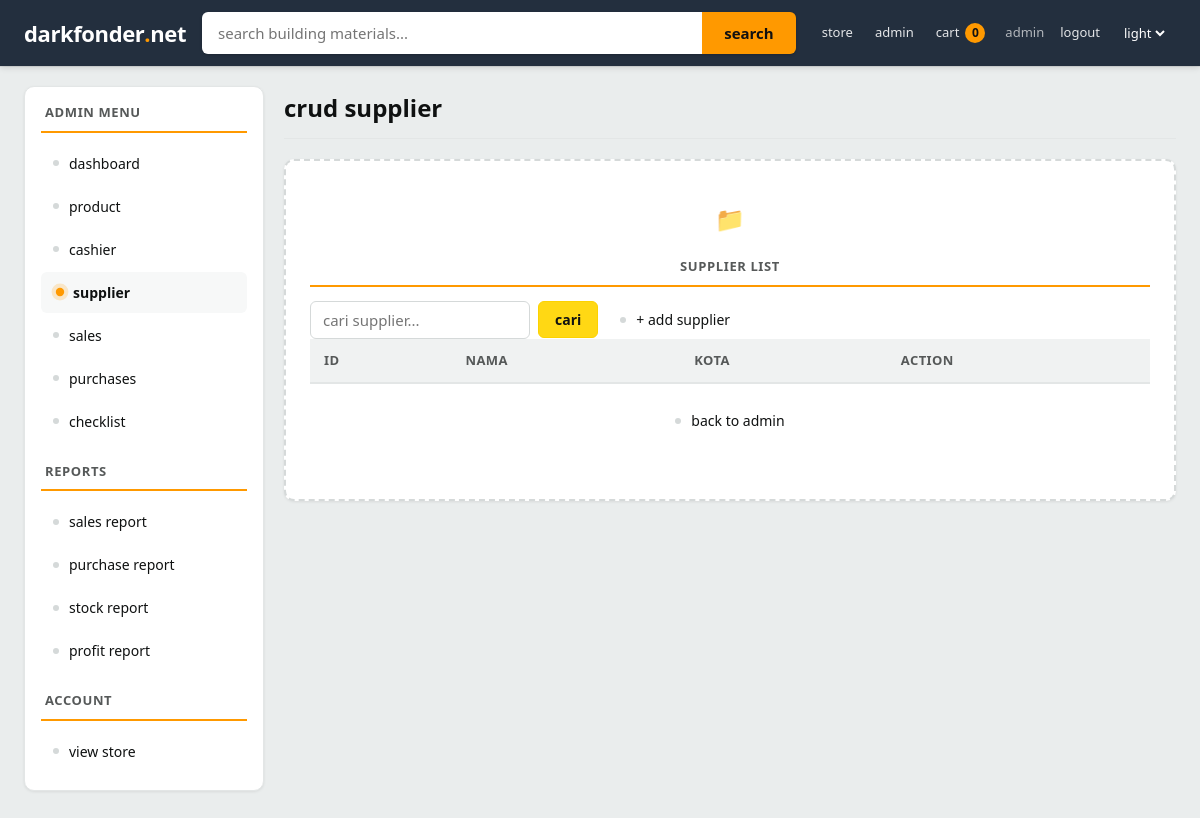
Before: /admin/supplier/supplier.php (signed in) with the older database file.
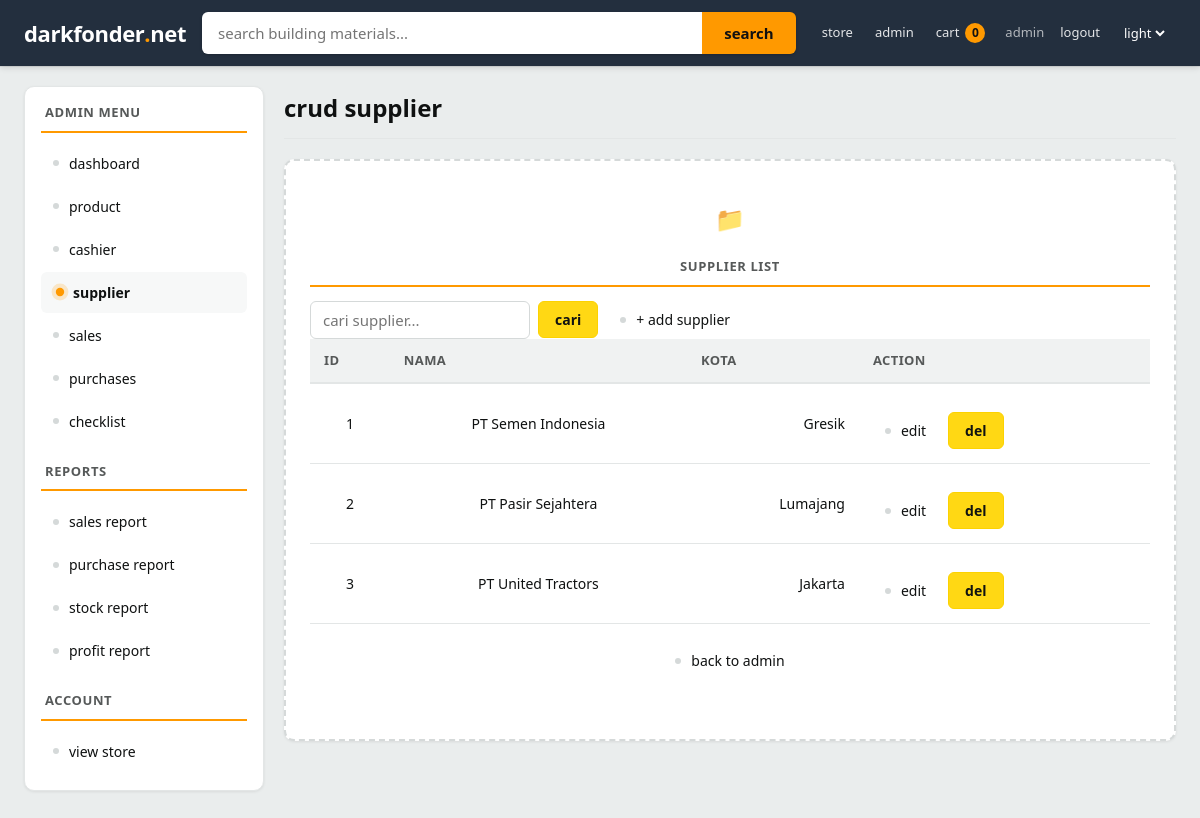
After: the same page with the newer database file.
### tables this page shows
CREATE TABLE IF NOT EXISTS supplier (
    id_supplier INT AUTO_INCREMENT PRIMARY KEY,
    nama_supplier VARCHAR(50) UNIQUE NOT NULL,
    kota VARCHAR(30) DEFAULT NULL
);

### admin/supplier/supplier.php (the view, shortened to what this page needs)
<?php
require_once __DIR__ . '/../../config/database.php';
$cari = trim($_GET['cari'] ?? '');
if ($cari !== '') {
    $stmt = mysqli_prepare($koneksi, 'SELECT id_supplier, nama_supplier, kota FROM supplier WHERE nama_supplier LIKE CONCAT("%", ?, "%") OR kota LIKE CONCAT("%", ?, "%") ORDER BY id_supplier');
    if ($stmt) {
        mysqli_stmt_bind_param($stmt, 'ss', $cari, $cari);
        mysqli_stmt_execute($stmt);
        $result = mysqli_stmt_get_result($stmt);
    } else {
        $result = mysqli_query($koneksi, 'SELECT id_supplier, nama_supplier, kota FROM supplier ORDER BY id_supplier');
    }
} else {
    $result = mysqli_query($koneksi, 'SELECT id_supplier, nama_supplier, kota FROM supplier ORDER BY id_supplier');
}
?>
<!DOCTYPE html>
<html lang="en">
<head>
    <link rel="stylesheet" href="../../assets/style.css?v=3">
</head>
<body class="marketpage themelight">
    <?php require __DIR__ . '/../../partials/topbar.php'; ?>
    <div class="layout">
        <?php require __DIR__ . '/../../partials/sidebaradmin.php'; ?>
        <div class="content">
            <div class="heading">crud supplier</div>
            <div class="emptybox">
                <div class="sidetitle">supplier list</div>
                <div class="actionrow">
                    <form method="get" action="supplier.php" class="form" style="margin:0">
                        <input type="text" name="cari" class="forminput" placeholder="cari supplier..." value="<?= htmlspecialchars($cari) ?>">
                        <button type="submit" class="enterbtn">cari</button>
                    </form>
                    <a href="addsupplier.php" class="sidelink">+ add supplier</a>
                </div>
                <table class="carttable">
                    <tr class="cartheader">
                        <th class="cartcell">id</th>
                        <th class="cartcell">nama</th>
                        <th class="cartcell">kota</th>
                        <th class="cartcell">action</th>
                    </tr>
                    <?php while ($s = mysqli_fetch_assoc($result)): ?>
                    <tr class="cartrow">
                        <td class="cartcell"><?= (int) $s['id_supplier'] ?></td>
                        <td class="cartcell"><?= htmlspecialchars($s['nama_supplier']) ?></td>
                        <td class="cartcell"><?= htmlspecialchars($s['kota']) ?></td>
                        <td class="cartcell">
                            <div class="actionrow">
                                <a href="editsupplier.php?id_supplier=<?= (int) $s['id_supplier'] ?>" class="sidelink">edit</a>
                                <form method="post" action="delsupplier.php" style="display:inline" onsubmit="return confirmdelete();">
                                    <button type="submit" class="enterbtn">del</button>
                                </form>
                            </div>
                        </td>
                    </tr>
                    <?php endwhile; ?>
                </table>
                <div class="backlink"><a href="../admin.php" class="sidelink">back to admin</a></div>
            </div>
        </div>
    </div>
</body>
</html>

### partials/topbar.php (shortened to what this page needs)
<?php
$topbarcartcount = 0;
$topbarquery = isset($_GET['q']) ? trim($_GET['q']) : "";
$topbarbase = '';
if (file_exists('config/database.php')) {
    $topbarbase = '';
} elseif (file_exists('../config/database.php')) {
    $topbarbase = '../';
} elseif (file_exists('../../config/database.php')) {
    $topbarbase = '../../';
}
?>
<div class="topbar">
    <a href="<?php echo $topbarbase; ?>home/dashboard.php" class="brand">darkfonder<span class="branddot">.</span>net</a>
    <form action="<?php echo $topbarbase; ?>home/dashboard.php" method="get" class="searchbox">
        <input type="text" name="q" placeholder="search building materials..." class="searchinput" value="<?php echo htmlspecialchars($topbarquery); ?>">
        <button type="submit" class="searchbtn">search</button>
    </form>
    <div class="topnav">
        <a href="<?php echo $topbarbase; ?>home/dashboard.php" class="navlink">store</a>
        <?php if (isset($_SESSION['role']) && $_SESSION['role'] === "admin"): ?>
            <a href="<?php echo $topbarbase; ?>admin/admin.php" class="navlink">admin</a>
        <?php endif; ?>
        <a href="<?php echo $topbarbase; ?>home/cart.php" class="navlink cartlink">cart <span class="cartcount"><?php echo $topbarcartcount; ?></span></a>
        <?php if (isset($_SESSION['user'])): ?>
            <?php $topuser = is_array($_SESSION['user']) ? ($_SESSION['user']['username'] ?? 'user') : $_SESSION['user']; ?>
            <span class="userbadge"><?php echo htmlspecialchars($topuser); ?></span>
            <form method="post" action="<?php echo $topbarbase . 'logout.php'; ?>" class="logoutform">
                <button type="submit" class="logoutbtn">logout</button>
            </form>
        <?php else: ?>
            <span class="userbadge">guest</span>
            <a href="<?php echo $topbarbase; ?>index.php?login=1" class="navlink">login</a>
        <?php endif; ?>
        <div class="themeswitcher">
            <select id="themepick" class="themeselect" onchange="switchtheme(this.value)" aria-label="theme">
                <option value="themelight">light</option>
            </select>
        </div>
    </div>
</div>

### partials/sidebaradmin.php
<?php
$adm = file_exists('admin.php') ? '' : '../';
$store = file_exists('admin.php') ? '../home/dashboard.php' : '../../home/dashboard.php';
?>
<div class="sidebar">
    <div class="sidetitle">admin menu</div>
    <a href="<?= $adm ?>admin.php" class="sidelink">dashboard</a>
    <a href="<?= $adm ?>product/product.php" class="sidelink">product</a>
    <a href="<?= $adm ?>cashier/cashier.php" class="sidelink">cashier</a>
    <a href="<?= $adm ?>supplier/supplier.php" class="sidelink">supplier</a>
    <a href="<?= $adm ?>penjualan/penjualan.php" class="sidelink">sales</a>
    <a href="<?= $adm ?>pembelian/pembelian.php" class="sidelink">purchases</a>
    <a href="<?= $adm ?>checklist.php" class="sidelink">checklist</a>
    <div class="sidetitle">reports</div>
    <a href="<?= $adm ?>laporanpenjualan.php" class="sidelink">sales report</a>
    <a href="<?= $adm ?>laporanpembelian.php" class="sidelink">purchase report</a>
    <a href="<?= $adm ?>laporanstok.php" class="sidelink">stock report</a>
    <a href="<?= $adm ?>laporanlaba.php" class="sidelink">profit report</a>
    <div class="sidetitle">account</div>
    <a href="<?= $store ?>" class="sidelink">view store</a>
</div>

Changed rows visible on the page:
added supplier: id_supplier "1", nama_supplier "PT Semen Indonesia", kota "Gresik"
added supplier: id_supplier "2", nama_supplier "PT Pasir Sejahtera", kota "Lumajang"
added supplier: id_supplier "3", nama_supplier "PT United Tractors", kota "Jakarta"
